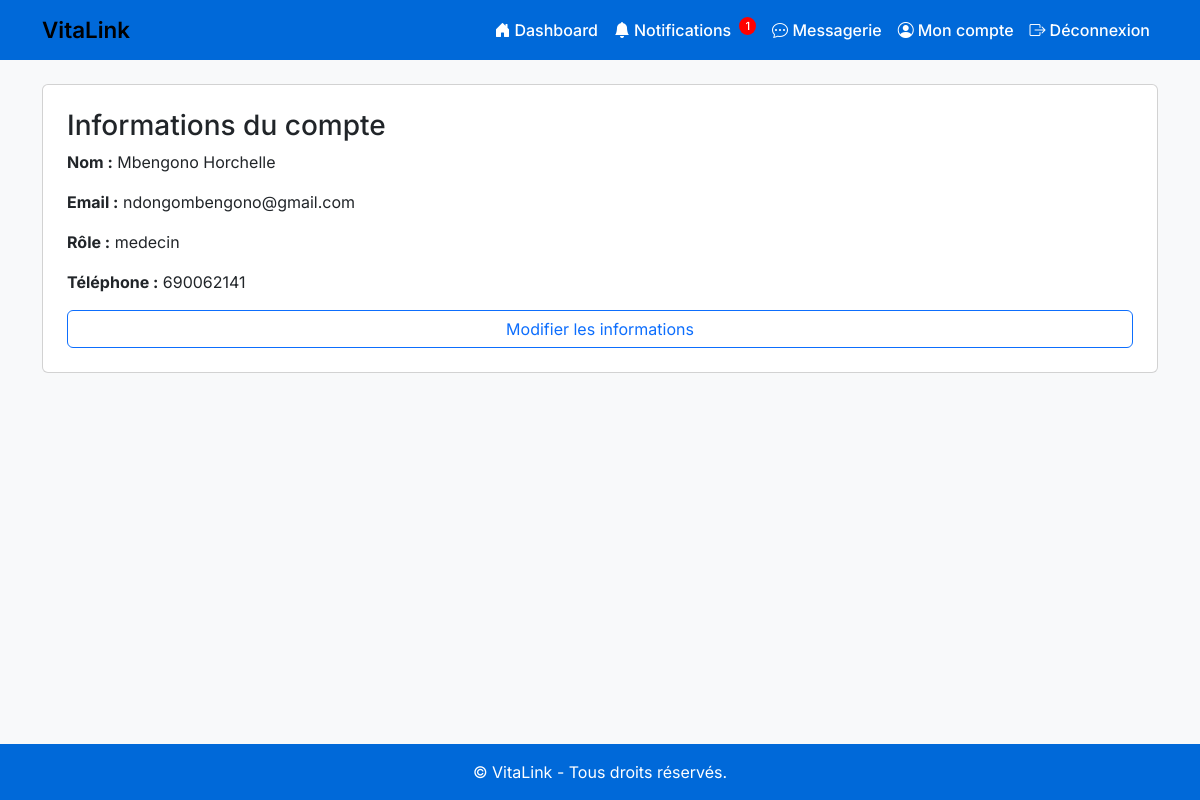
/account/ (signed in), run on the app's committed database.
### accounts/models.py (models this page shows)
class CustomUser(AbstractUser):
    ROLE_CHOICES = [
        ('patient', 'Patient'),
        ('medecin', 'Médecin'),
        ('admin', 'Administrateur'),
    ]
    role = models.CharField(max_length=10, choices=ROLE_CHOICES, default='patient')
    telephone = models.CharField(max_length=22, default='')
    date_created = models.DateTimeField(auto_now_add=True)  # <- Ajout

### accounts/views.py (the view)
# urls.py: path('account/', account_view, name='account'),
@login_required
def account_view(request):
    return render(request, 'accounts/account.html', {'user': request.user})

### accounts/context_processors.py (called while the page is built)
def profil_incomplet_notification(request):
    if not request.user.is_authenticated:
        return {}
    user = request.user
    now = timezone.now()
    if user.date_created + timedelta(hours=24) > now:
        return {}
    if user.role == 'patient' and not hasattr(user, 'patientprofile'):
        return {'show_profil_notification': True, 'profil_url': 'completer_profil_patient'}
    if user.role == 'medecin' and not hasattr(user, 'doctorprofile'):
        return {'show_profil_notification': True, 'profil_url': 'completer_profil_medecin'}
    return {}

### templates/accounts/account.html (shortened to what this page needs)
{% extends 'base.html' %}
{% block content %}
<div class="card p-4">
    <h3>Informations du compte</h3>
    <p><strong>Nom :</strong> {{ user.first_name }} {{ user.last_name }}</p>
    <p><strong>Email :</strong> {{ user.email }}</p>
    <p><strong>Rôle :</strong> {{ user.role }}</p>
    <p><strong>Téléphone :</strong> {{ user.telephone }}</p>
    <a href="{% url 'edit_account' %}" class="btn btn-outline-primary">Modifier les informations</a>
</div>
{% endblock %}

### templates/base.html (style rules this page uses)
body { font-family: 'Inter', sans-serif; background-color: #f8f9fa; }

### data on the page
CustomUser: first_name "Mbengono", last_name "Horchelle", email "ndongombengono@gmail.com", role "medecin", telephone "690062141"

### other printed values
{{ nb_notifications_non_lues }} "1"
